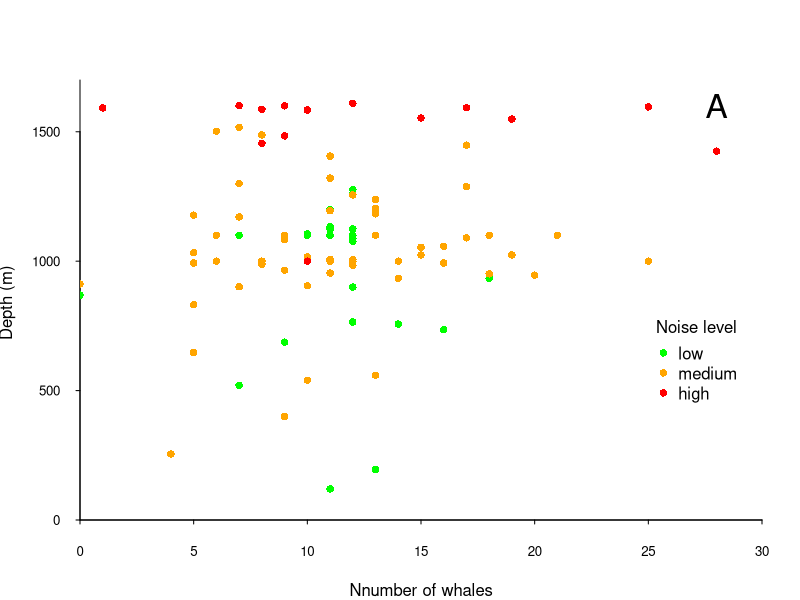
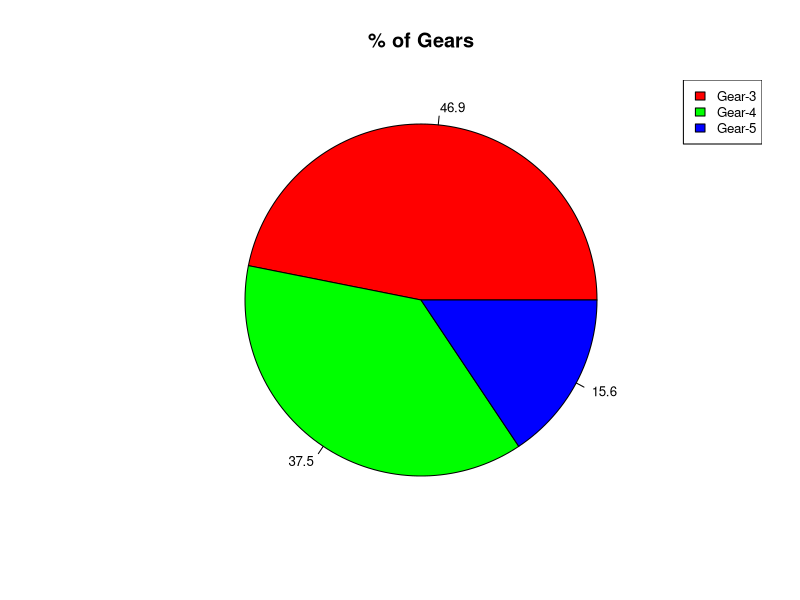

Reproduce these figures in R, in order.
## ---- chunk 1
whale = read.csv("whaledata.csv")
## ---- chunk 2
par(mar = c(4.0, 4.0, 4.0, 1.9), xaxs="i", yaxs="i")
plot(whale$number.whales, whale$depth,
       type = "n",
       xlab = "Nnumber of whales",
       ylab = expression(paste("Depth (m) ")),
       xlim = c(0, 30), ylim = c(0, 1700), bty = "l",
       las = 1, cex.axis = 0.8, tcl = -0.2)
points(x = whale$number.whales[whale$water.noise == "low"],
       y = whale$depth[whale$water.noise == "low"],
       pch = 16, col = "green")
points(x = whale$number.whales[whale$water.noise == "medium"],
       y = whale$depth[whale$water.noise == "medium"],
       pch = 16, col = "orange")
points(x = whale$number.whales[whale$water.noise == "high"],
       y = whale$depth[whale$water.noise == "high"],
       pch = 16, col = "red")
text(x = 28, y = 1600, label = "A", cex = 2)
leg_cols <- c("green", "orange", "red")
leg_sym <- c(16, 16, 16)
leg_lab <- c("low", "medium", "high")

legend(x = 25, y = 800, col = leg_cols, pch = leg_sym, 
        legend = leg_lab, bty = "n", 
        title = "Noise level")
## ---- chunk 3
    gears = table(mtcars$gear)

    percent = round(100*gears/sum(gears), 1)
    pielabels = paste(percent)
    pie(gears,col = rainbow(length(gears)), labels = percent , main = '% of Gears', cex = 0.8)
    legend("topright", c("Gear-3","Gear-4","Gear-5"), cex=0.8, fill=  rainbow(length(gears)))
